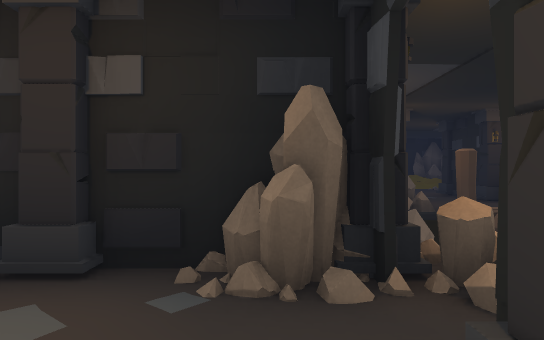
view 1 (above)

17 first-person views from a walk through a scene from a Unity 3-D project. The camera is 1.3 m above the floor, looks level and sees 70° across. The floor is counted in squares, 2 m on a side. Each view is taken from the middle of a square. On the plan, view 1 faces up. The plan holds only what a view shows up to about 11 squares ahead; the rest is blank. The place goes on beyond the plan. The player is left out. Some animated figures are not drawn. Some surface patterns are stand-ins.

view 2
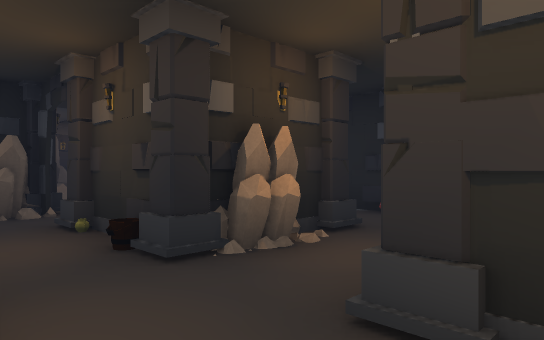

view 3
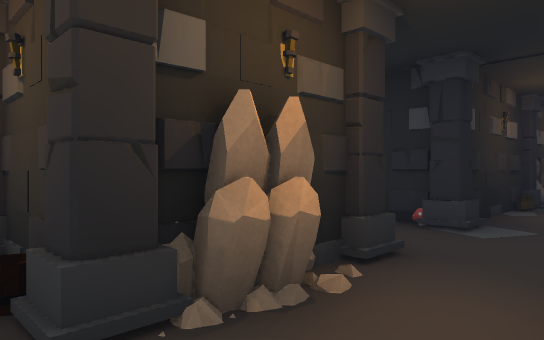

view 4
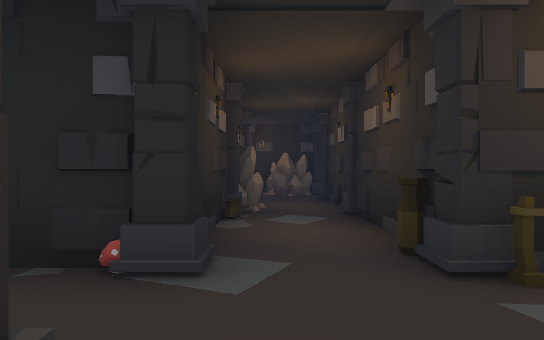

view 5
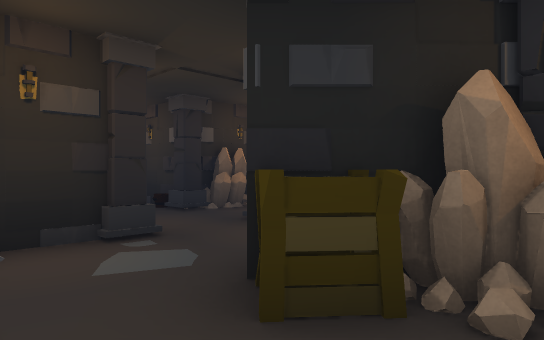

view 6
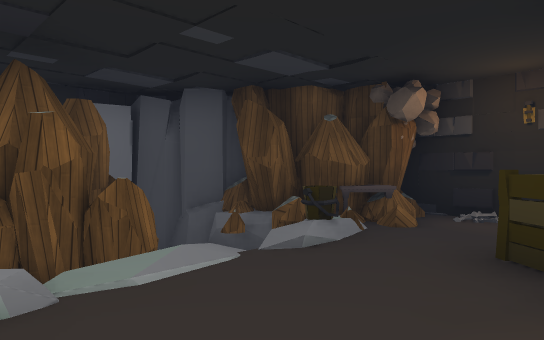

view 7
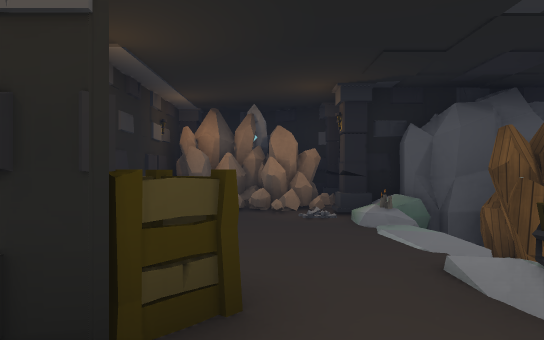

view 8
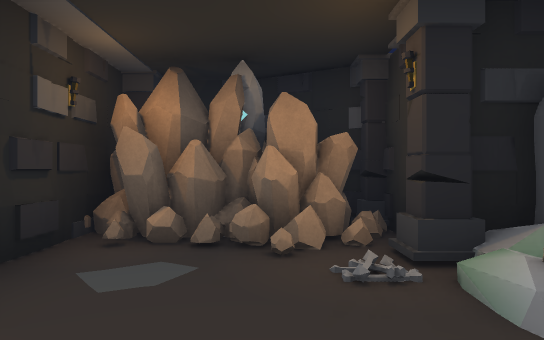

view 9
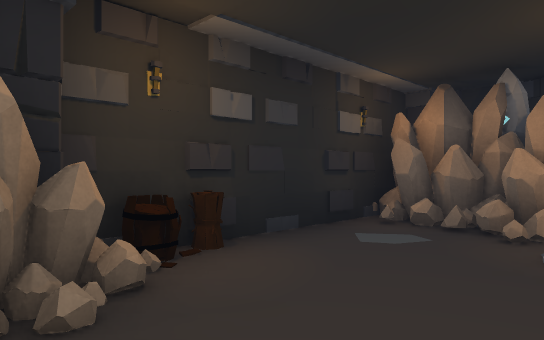

view 10
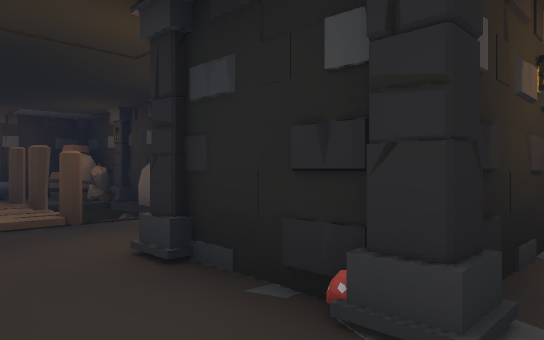

view 11
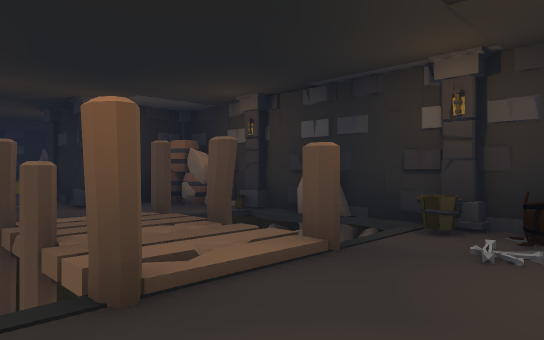

view 12
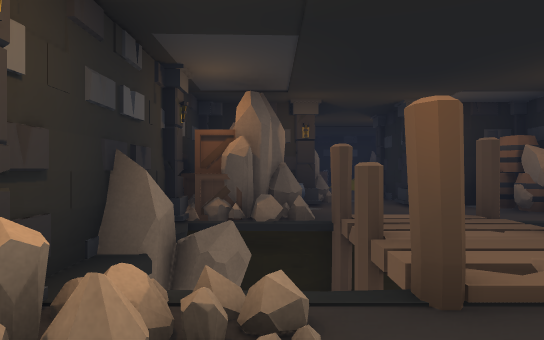

view 13
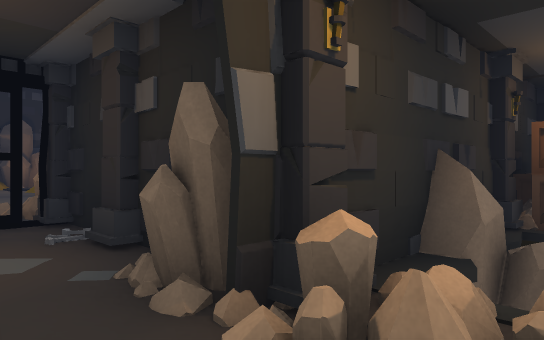

view 14
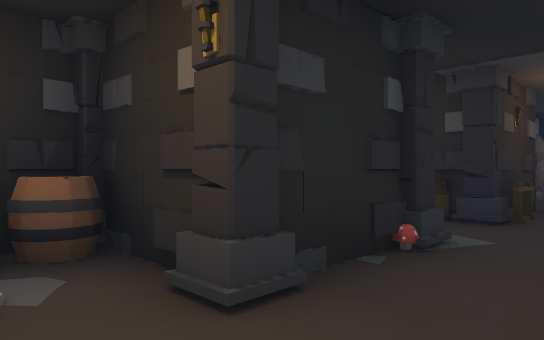

view 15
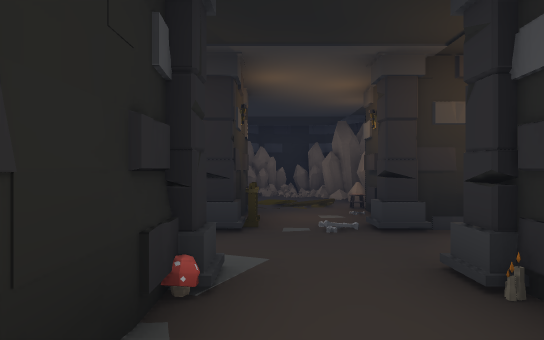

view 16
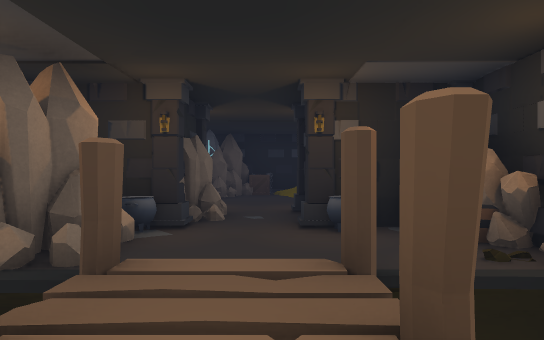

view 17
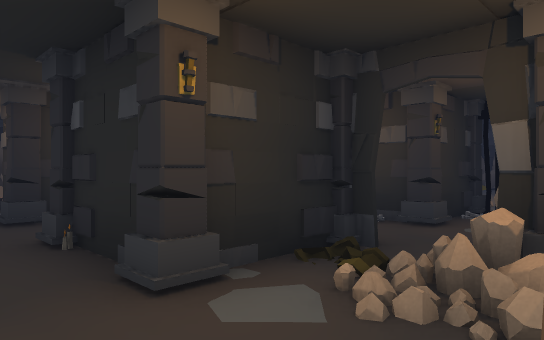

### Floor plan
Key: @ floor where view 1 was taken; # wall or solid block; . floor; / step, stairs or slope; v drop or lower ground; O other object.
Columns run from 6 left of view 1 to 13 right of it. Each row starts with its distance up from view 1.
 14          O.OO
 13          ..
 12          ..
 11          ..
 10          OO
  9         OO.#
  8       OOOOOOOO
  7        OO...OO
  6       OOOO.OOO
  5       O#    OO
  4   O   OO O OOO
  3  OOO#OOOvO/OOO
  2   OO..OO.../O#
  1   .O.O.O.O.OOO
  0   O O#@##..#.O
 -1       .OOOOO##OO OO
 -2       .O...O......O#
 -3   ###O.O.O.O..O..OO
 -4   OO...##.O######
 -5 #  ...  #..#
 -6 OvO..OO .//
 -7 ##v..OO  /.
 -8  ##...O OO.
 -9  #OO..#OOOO
-10  ##OO.# OO#O
-11 OOOOOO#
-12    #OOO

Positions as (right, up) in squares from view 1, and headings:
1: (0, 0), facing up
2: (-1, -4), facing up-right
3: (0, -3), facing up-right
4: (2, -2), facing right
5: (-3, -7), facing up-right
6: (-1, -9), facing up-left
7: (-2, -4), facing down
8: (-2, -7), facing down
9: (-3, -6), facing down-right
10: (3, -2), facing up-right
11: (2, 1), facing up-right
12: (2, 1), facing up
13: (2, 1), facing up-left
14: (3, 2), facing down-right
15: (4, 1), facing down
16: (4, 3), facing up
17: (4, 3), facing down-left
